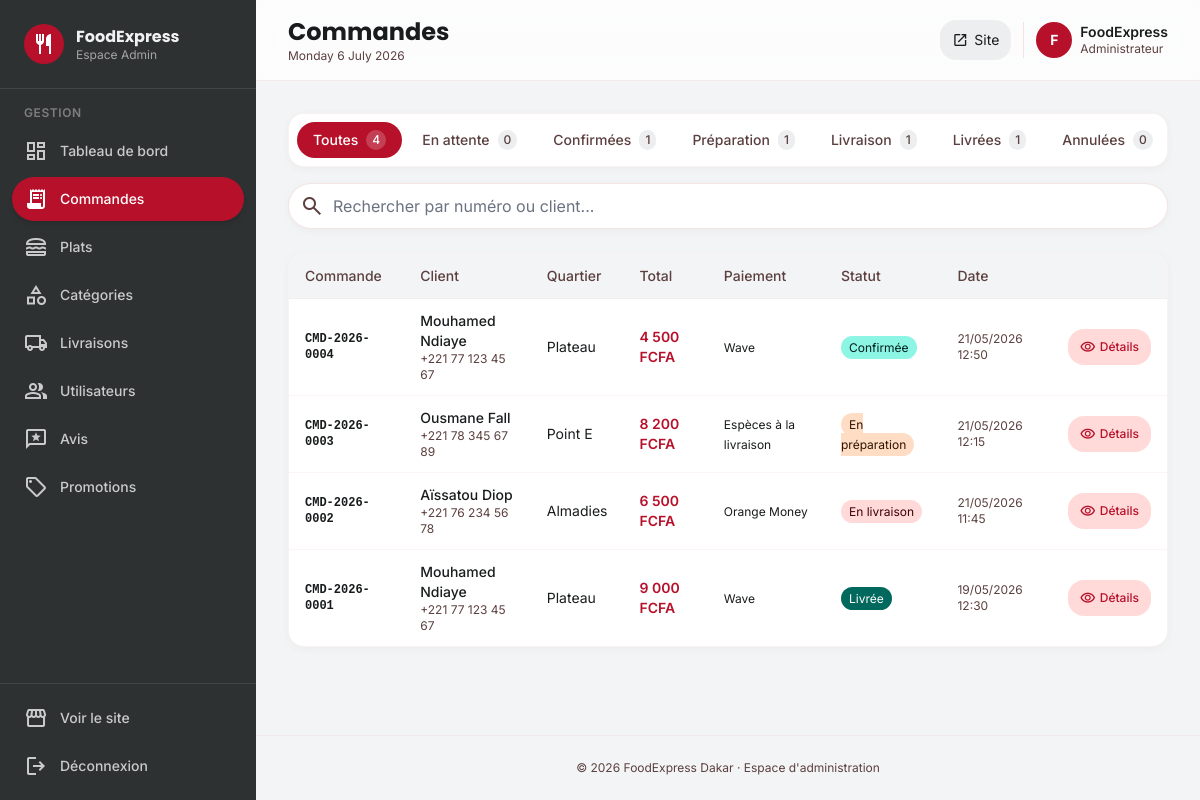
/admin/commandes.php (signed in), run on the app's committed database.
### tables this page shows
CREATE TABLE IF NOT EXISTS commandes (
    id INT AUTO_INCREMENT PRIMARY KEY,
    numero VARCHAR(20) NOT NULL UNIQUE,
    user_id INT NOT NULL,
    sous_total DECIMAL(10,2) NOT NULL,
    frais_livraison DECIMAL(10,2) DEFAULT 1000.00,
    reduction DECIMAL(10,2) DEFAULT 0.00,
    code_promo VARCHAR(50) DEFAULT NULL,
    total DECIMAL(10,2) NOT NULL,
    adresse_livraison VARCHAR(255) NOT NULL,
    quartier VARCHAR(100) NOT NULL,
    telephone VARCHAR(30) NOT NULL,
    instructions TEXT,
    statut ENUM('en_attente','confirmee','en_preparation','en_livraison','livree','annulee') DEFAULT 'en_attente',
    methode_paiement ENUM('especes','wave','orange_money','carte') DEFAULT 'especes',
    created_at DATETIME DEFAULT CURRENT_TIMESTAMP,
    updated_at DATETIME DEFAULT CURRENT_TIMESTAMP ON UPDATE CURRENT_TIMESTAMP,
    FOREIGN KEY (user_id) REFERENCES users(id) ON DELETE CASCADE,
    INDEX idx_user (user_id),
    INDEX idx_statut (statut),
    INDEX idx_numero (numero)
);

CREATE TABLE IF NOT EXISTS users (
    id INT AUTO_INCREMENT PRIMARY KEY,
    nom VARCHAR(100) NOT NULL,
    prenom VARCHAR(100) NOT NULL,
    email VARCHAR(150) NOT NULL UNIQUE,
    telephone VARCHAR(30) DEFAULT NULL,
    adresse VARCHAR(255) DEFAULT NULL,
    quartier VARCHAR(100) DEFAULT NULL,
    password_hash VARCHAR(255) NOT NULL,
    role ENUM('client','admin') NOT NULL DEFAULT 'client',
    avatar VARCHAR(255) DEFAULT NULL,
    reset_token VARCHAR(255) DEFAULT NULL,
    reset_expires DATETIME DEFAULT NULL,
    created_at DATETIME DEFAULT CURRENT_TIMESTAMP,
    INDEX idx_email (email),
    INDEX idx_role (role)
);

### includes/functions.php (called while the page is built, shortened)
<?php
function e($value) {
    return htmlspecialchars((string)$value, ENT_QUOTES | ENT_HTML5, 'UTF-8');
}
function formatPrice($amount) {
    return number_format((float)$amount, 0, ',', ' ') . ' FCFA';
}
function statutLabel($statut) {
    $labels = [
        'en_attente'      => ['En attente', 'bg-secondary-container text-on-secondary-container'],
        'confirmee'       => ['Confirmée', 'bg-tertiary-fixed text-on-tertiary-fixed'],
        'en_preparation'  => ['En préparation', 'bg-secondary-fixed text-on-secondary-fixed'],
        'en_livraison'    => ['En livraison', 'bg-primary-fixed text-on-primary-fixed'],
        'livree'          => ['Livrée', 'bg-tertiary text-on-tertiary'],
        'annulee'         => ['Annulée', 'bg-error-container text-on-error-container'],
    ];
    return $labels[$statut] ?? [$statut, 'bg-gray-200'];
}
function paiementLabel($methode) {
    return [
        'especes'       => 'Espèces à la livraison',
        'wave'          => 'Wave',
        'orange_money'  => 'Orange Money',
        'carte'         => 'Carte bancaire',
    ][$methode] ?? $methode;
}

### admin/commandes.php (the view, shortened to what this page needs)
<?php
require_once __DIR__ . '/../config/database.php';
$statutFilter = $_GET['statut'] ?? '';
$search = trim($_GET['q'] ?? '');
$sql = "SELECT c.*, u.prenom, u.nom, u.telephone AS tel_user
        FROM commandes c JOIN users u ON u.id = c.user_id WHERE 1=1";
$params = [];
$sql .= " ORDER BY c.created_at DESC";
$stmt = $pdo->prepare($sql);
$stmt->execute($params);
$commandes = $stmt->fetchAll();
$compteurs = [];
$stmt = $pdo->query("SELECT statut, COUNT(*) c FROM commandes GROUP BY statut");
foreach ($stmt as $r) { $compteurs[$r['statut']] = $r['c']; }
$totalCmd = array_sum($compteurs);
$onglets = [
    ''               => ['Toutes', $totalCmd],
    'en_attente'     => ['En attente', $compteurs['en_attente'] ?? 0],
    'confirmee'      => ['Confirmées', $compteurs['confirmee'] ?? 0],
    'en_preparation' => ['Préparation', $compteurs['en_preparation'] ?? 0],
    'en_livraison'   => ['Livraison', $compteurs['en_livraison'] ?? 0],
    'livree'         => ['Livrées', $compteurs['livree'] ?? 0],
    'annulee'        => ['Annulées', $compteurs['annulee'] ?? 0],
];
include __DIR__ . '/../includes/admin-sidebar.php';
?>
<div class="bg-white rounded-2xl p-2 shadow-soft border border-outline-variant/20 mb-4 flex gap-1 overflow-x-auto scrollbar-hide">
    <?php foreach ($onglets as $key => $info): ?>
        <a href="?statut=<?= $key ?><?= $search ? '&q=' . urlencode($search) : '' ?>"
           class="flex items-center gap-2 px-4 py-2 rounded-xl whitespace-nowrap text-sm font-medium transition-colors <?= $statutFilter === $key ? 'bg-primary text-white' : 'hover:bg-surface-container-low text-on-surface-variant' ?>">
            <?= $info[0] ?>
            <span class="text-xs px-1.5 py-0.5 rounded-full <?= $statutFilter === $key ? 'bg-white/20' : 'bg-surface-container' ?>"><?= $info[1] ?></span>
        </a>
    <?php endforeach; ?>
</div>
<form method="get" class="mb-6">
    <div class="relative">
        <span class="absolute left-3 top-1/2 -translate-y-1/2 material-symbols-outlined text-on-surface-variant">search</span>
        <input type="text" name="q" value="<?= e($search) ?>" placeholder="Rechercher par numéro ou client..."
               class="w-full pl-11 pr-4 py-2.5 bg-white border border-outline-variant/40 rounded-xl focus:border-primary focus:ring-2 focus:ring-primary/20 shadow-soft">
    </div>
</form>
<div class="bg-white rounded-2xl shadow-soft border border-outline-variant/20 overflow-hidden">
    <div class="overflow-x-auto">
        <table class="w-full text-sm">
            <thead class="bg-surface-container-low">
                <tr class="text-left text-on-surface-variant">
                    <th class="py-3 px-4 font-medium">Commande</th>
                    <th class="py-3 px-4 font-medium">Client</th>
                    <th class="py-3 px-4 font-medium">Quartier</th>
                    <th class="py-3 px-4 font-medium">Total</th>
                    <th class="py-3 px-4 font-medium">Paiement</th>
                    <th class="py-3 px-4 font-medium">Statut</th>
                    <th class="py-3 px-4 font-medium">Date</th>
                    <th class="py-3 px-4 font-medium"></th>
                </tr>
            </thead>
            <tbody>
                <?php foreach ($commandes as $c): ?>
                    <?php [$label, $cls] = statutLabel($c['statut']); ?>
                    <tr class="border-t border-outline-variant/15 hover:bg-surface-container-low transition-colors">
                        <td class="py-3 px-4 font-mono text-xs font-semibold"><?= e($c['numero']) ?></td>
                        <td class="py-3 px-4">
                            <div class="font-medium"><?= e($c['prenom'] . ' ' . $c['nom']) ?></div>
                            <div class="text-xs text-on-surface-variant"><?= e($c['telephone']) ?></div>
                        </td>
                        <td class="py-3 px-4"><?= e($c['quartier']) ?></td>
                        <td class="py-3 px-4 font-semibold text-primary"><?= formatPrice($c['total']) ?></td>
                        <td class="py-3 px-4"><span class="text-xs"><?= paiementLabel($c['methode_paiement']) ?></span></td>
                        <td class="py-3 px-4"><span class="text-xs px-2 py-1 rounded-full <?= $cls ?>"><?= $label ?></span></td>
                        <td class="py-3 px-4 text-xs text-on-surface-variant"><?= date('d/m/Y H:i', strtotime($c['created_at'])) ?></td>
                        <td class="py-3 px-4">
                            <a href="commande-detail.php?id=<?= $c['id'] ?>" class="inline-flex items-center gap-1 px-3 py-1.5 bg-primary-fixed text-primary rounded-lg text-xs font-medium hover:bg-primary-fixed-dim transition-colors">
                                <span class="material-symbols-outlined text-base">visibility</span> Détails
                            </a>
                        </td>
                    </tr>
                <?php endforeach; ?>
            </tbody>
        </table>
    </div>
</div>
<?php include __DIR__ . '/../includes/admin-footer.php'; ?>

### includes/head.php (style rules this page uses)
* { font-family: 'Inter', sans-serif; }
.material-symbols-outlined { font-variation-settings: 'FILL' 0, 'wght' 400, 'GRAD' 0, 'opsz' 24; vertical-align: middle; }
body { background: #f8f9fa; color: #191c1d; }
.scrollbar-hide { -ms-overflow-style: none; scrollbar-width: none; }

### data on the page
commandes: numero "CMD-2026-0004", user.nom "Mouhamed Ndiaye", telephone "+221 77 123 45 67", quartier "Plateau", total "4 500 FCFA", methode_paiement "Wave", label "Confirmée", created_at "21/05/2026 12:50"
commandes: numero "CMD-2026-0003", user.nom "Ousmane Fall", telephone "+221 78 345 67 89", quartier "Point E", total "8 200 FCFA", methode_paiement "Espèces à la livraison", label "En préparation", created_at "21/05/2026 12:15"
commandes: numero "CMD-2026-0002", user.nom "Aïssatou Diop", telephone "+221 76 234 56 78", quartier "Almadies", total "6 500 FCFA", methode_paiement "Orange Money", label "En livraison", created_at "21/05/2026 11:45"
commandes: numero "CMD-2026-0001", user.nom "Mouhamed Ndiaye", telephone "+221 77 123 45 67", quartier "Plateau", total "9 000 FCFA", methode_paiement "Wave", label "Livrée", created_at "19/05/2026 12:30"

### other printed values
$item['label'] "Tableau de bord"
$item['label'] "Commandes"
$item['label'] "Plats"
$item['label'] "Catégories"
$item['label'] "Livraisons"
$item['label'] "Utilisateurs"
$item['label'] "Avis"
$item['label'] "Promotions"
$pageTitle "Commandes"
substr($_SESSION['user_prenom'] ?? 'A', 0, 1) "F"
$_SESSION['user_prenom'] "FoodExpress"
$info[0] "Toutes"
$info[1] "4"
$info[0] "En attente"
$info[1] "0"
